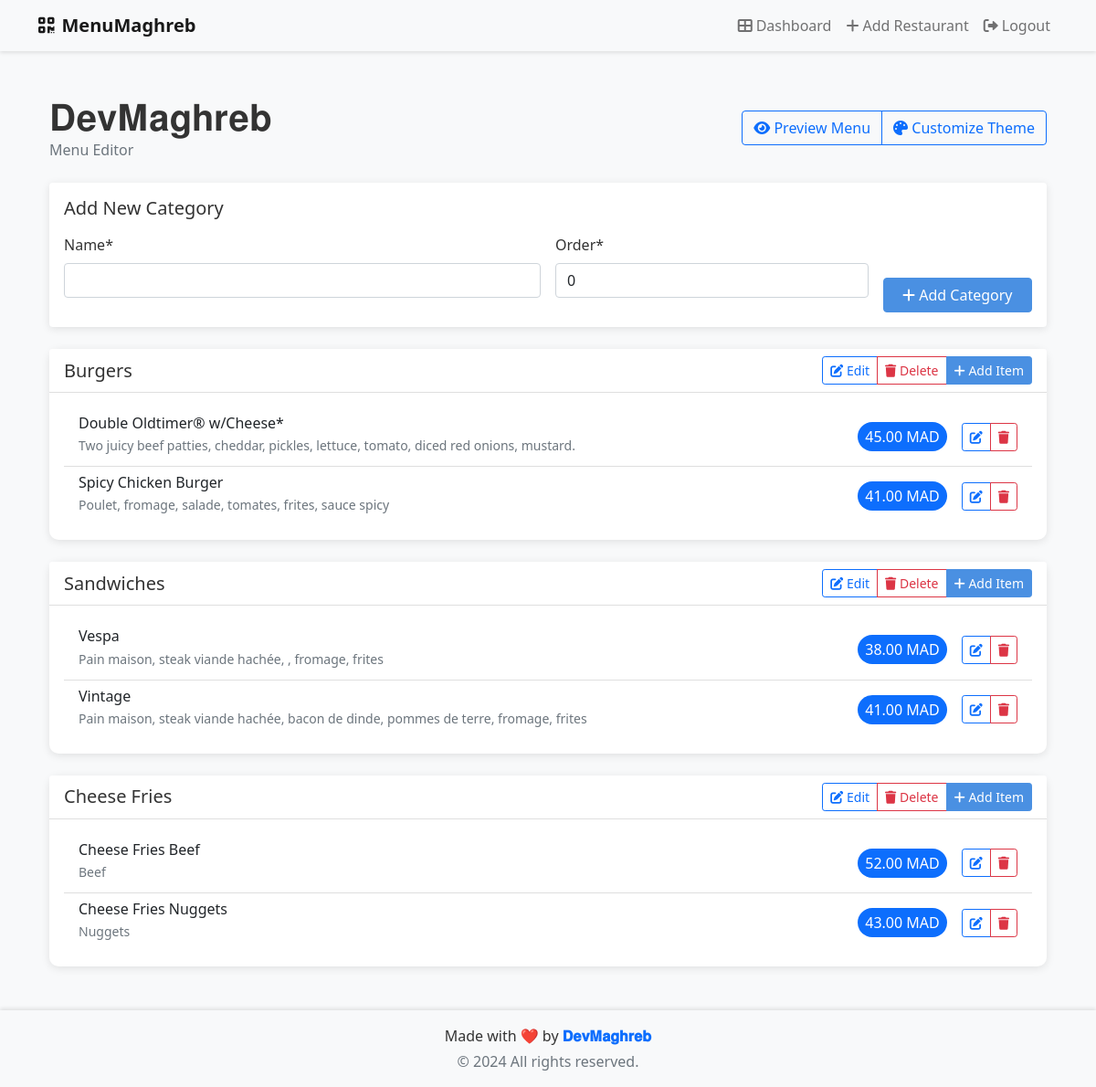
Page /restaurant/4/menu/edit/ (signed in) on the earlier database version.
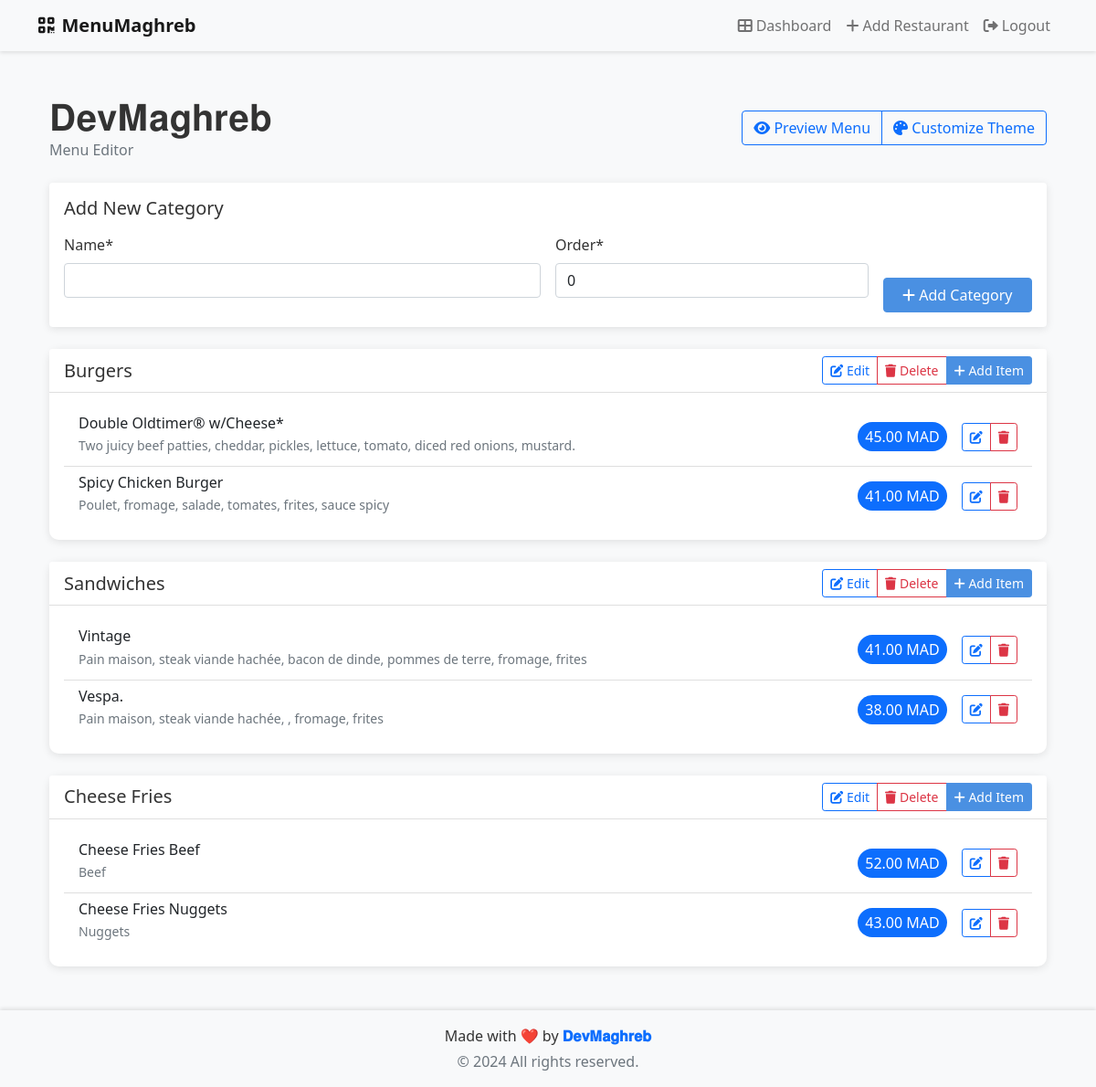
Same page on the later database version.
### restaurants/models.py (models this page shows, shortened)
class MenuCategory(models.Model):
    restaurant = models.ForeignKey(Restaurant, on_delete=models.CASCADE, related_name='categories')
    name = models.CharField(max_length=100)
    order = models.IntegerField(default=0)
    class Meta:
        ordering = ['order']
        verbose_name_plural = 'Menu Categories'

class MenuItem(models.Model):
    category = models.ForeignKey(MenuCategory, related_name='items', on_delete=models.CASCADE)
    name = models.CharField(max_length=100)
    description = models.TextField(blank=True)
    price = models.DecimalField(max_digits=10, decimal_places=2)
    image = CloudinaryField('image', folder='menu_items', blank=True, null=True)
    is_available = models.BooleanField(default=True)
    order = models.IntegerField(default=0)
    is_vegetarian = models.BooleanField(default=False)
    is_vegan = models.BooleanField(default=False)
    is_gluten_free = models.BooleanField(default=False)
    created_at = models.DateTimeField(default=timezone.now)
    updated_at = models.DateTimeField(auto_now=True)
    class Meta:
        ordering = ['order', 'name']

### restaurants/views.py (the view)
# urls.py: path('restaurant/<int:restaurant_id>/menu/edit/', login_required(views.restaurant_menu_edit), name='restaurant_menu_edit'),
@login_required
def restaurant_menu_edit(request, restaurant_id):
    restaurant = get_object_or_404(Restaurant, id=restaurant_id)
    if restaurant.owner != request.user:
        raise PermissionDenied("You don't have permission to edit this restaurant's menu.")
    categories = restaurant.categories.all().prefetch_related('items').order_by('order')
    if request.method == 'POST':
        category_form = MenuCategoryForm(request.POST)
        if category_form.is_valid():
            category = category_form.save(commit=False)
            category.restaurant = restaurant
            category.save()
            messages.success(request, 'Category added successfully!')
            return redirect('restaurant_menu_edit', restaurant_id=restaurant_id)
    else:
        category_form = MenuCategoryForm()
    context = {
        'restaurant': restaurant,
        'categories': categories,
        'category_form': category_form,
        'subscription': request.user.subscription
    }
    return render(request, 'restaurants/restaurant_menu_edit.html', context)

### restaurants/forms.py
class MenuCategoryForm(forms.ModelForm):
    class Meta:
        model = MenuCategory
        fields = ['name', 'order']
        widgets = {
            'order': forms.NumberInput(attrs={'min': 0})
        }

### restaurants/templates/restaurants/restaurant_menu_edit.html (shortened to what the changed rows need)
{% extends 'base.html' %}
{% load static %}
{% load crispy_forms_tags %}
{% block content %}
<div class="container py-4">
    <div class="d-flex justify-content-between align-items-center mb-4">
        <div>
            <h1 class="mb-0">{{ restaurant.name }}</h1>
        </div>
    </div>
    {% if categories %}
    <div class="row row-cols-1 g-4">
        {% for category in categories %}
        <div class="col">
            <div class="card category-card">
                <div class="card-header bg-white">
                    <div class="d-flex justify-content-between align-items-center">
                        <h5 class="mb-0">{{ category.name }}</h5>
                        <div class="btn-group">
                            <a href="{% url 'category_edit' restaurant.id category.id %}" class="btn btn-sm btn-outline-primary">
                                <i class="fas fa-edit"></i> Edit
                            </a>
                            <button type="button" class="btn btn-sm btn-outline-danger" data-bs-toggle="modal" data-bs-target="#deleteCategoryModal{{ category.id }}">
                                <i class="fas fa-trash"></i> Delete
                            </button>
                            <a href="{% url 'item_create' restaurant.id %}?category={{ category.id }}" class="btn btn-sm btn-primary">
                                <i class="fas fa-plus"></i> Add Item
                            </a>
                        </div>
                    </div>
                </div>
                <div class="card-body">
                    {% if category.items.all %}
                    <div class="list-group list-group-flush">
                        {% for item in category.items.all %}
                        <div class="list-group-item menu-item">
                            <div class="d-flex justify-content-between align-items-center">
                                <div>
                                    <h6 class="mb-1">{{ item.name }}</h6>
                                    {% if item.description %}
                                    <p class="mb-1 text-muted small">{{ item.description }}</p>
                                    {% endif %}
                                </div>
                                <div class="d-flex align-items-center gap-3">
                                    <span class="price-badge">{{ item.price }} MAD</span>
                                    <div class="btn-group">
                                        <a href="{% url 'item_edit' restaurant.id item.id %}" class="btn btn-sm btn-outline-primary">
                                            <i class="fas fa-edit"></i>
                                        </a>
                                        <button type="button" class="btn btn-sm btn-outline-danger" data-bs-toggle="modal" data-bs-target="#deleteItemModal{{ item.id }}">
                                            <i class="fas fa-trash"></i>
                                        </button>
                                    </div>
                                </div>
                            </div>
                        </div>
                        {% endfor %}
                    </div>
                    {% endif %}
                </div>
            </div>
        </div>
        {% endfor %}
    </div>
    {% endif %}
</div>
{% endblock %}

Differences in the rows shown:
shown differently, row unchanged: MenuItem "Vintage": moves up the list
changed MenuItem "Pain maison, steak viande hachée, , fromage, frites": name "Vespa" → "Vespa."
